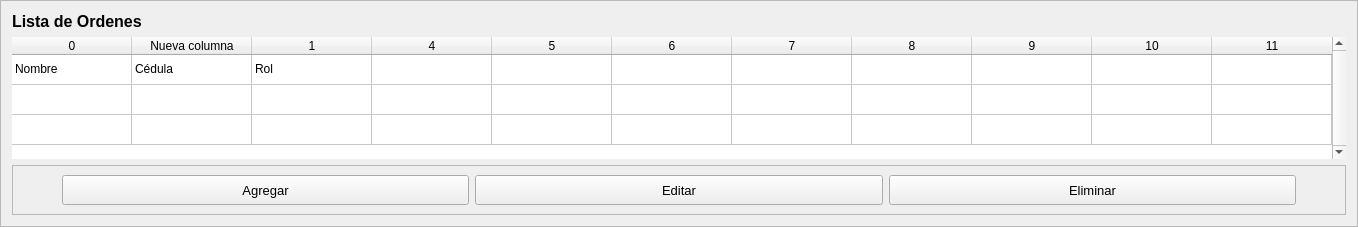
          <widget class="QFrame" name="frame_27">
           <property name="frameShape">
            <enum>QFrame::StyledPanel</enum>
           </property>
           <property name="frameShadow">
            <enum>QFrame::Raised</enum>
           </property>
           <layout class="QVBoxLayout" name="verticalLayout_28">
            <item>
             <widget class="QLabel" name="label_16">
              <property name="font">
               <font>
                <pointsize>10</pointsize>
                <italic>false</italic>
                <bold>false</bold>
               </font>
              </property>
              <property name="text">
               <string>&lt;html&gt;&lt;head/&gt;&lt;body&gt;&lt;p&gt;&lt;span style=&quot; font-size:12pt; font-weight:700;&quot;&gt;Lista de Ordenes&lt;/span&gt;&lt;/p&gt;&lt;/body&gt;&lt;/html&gt;</string>
              </property>
             </widget>
            </item>
            <item>
             <widget class="QTableWidget" name="ordTable">
              <property name="minimumSize">
               <size>
                <width>0</width>
                <height>0</height>
               </size>
              </property>
              <property name="maximumSize">
               <size>
                <width>16777215</width>
                <height>16777215</height>
               </size>
              </property>
              <property name="frameShape">
               <enum>QFrame::NoFrame</enum>
              </property>
              <property name="verticalScrollBarPolicy">
               <enum>Qt::ScrollBarAlwaysOn</enum>
              </property>
              <property name="sizeAdjustPolicy">
               <enum>QAbstractScrollArea::AdjustToContents</enum>
              </property>
              <property name="editTriggers">
               <set>QAbstractItemView::NoEditTriggers</set>
              </property>
              <property name="selectionMode">
               <enum>QAbstractItemView::SingleSelection</enum>
              </property>
              <property name="selectionBehavior">
               <enum>QAbstractItemView::SelectRows</enum>
              </property>
              <property name="showGrid">
               <bool>true</bool>
              </property>
              <property name="gridStyle">
               <enum>Qt::SolidLine</enum>
              </property>
              <property name="sortingEnabled">
               <bool>false</bool>
              </property>
              <property name="rowCount">
               <number>3</number>
              </property>
              <property name="columnCount">
               <number>11</number>
              </property>
              <attribute name="horizontalHeaderVisible">
               <bool>true</bool>
              </attribute>
              <attribute name="horizontalHeaderCascadingSectionResizes">
               <bool>false</bool>
              </attribute>
              <attribute name="horizontalHeaderDefaultSectionSize">
               <number>120</number>
              </attribute>
              <attribute name="horizontalHeaderStretchLastSection">
               <bool>true</bool>
              </attribute>
              <attribute name="verticalHeaderVisible">
               <bool>false</bool>
              </attribute>
              <attribute name="verticalHeaderCascadingSectionResizes">
               <bool>false</bool>
              </attribute>
              <attribute name="verticalHeaderHighlightSections">
               <bool>false</bool>
              </attribute>
              <attribute name="verticalHeaderStretchLastSection">
               <bool>false</bool>
              </attribute>
              <row>
               <property name="text">
                <string>New Row</string>
               </property>
              </row>
              <row>
               <property name="text">
                <string>New Row</string>
               </property>
              </row>
              <row>
               <property name="text">
                <string>New Row</string>
               </property>
              </row>
              <column>
               <property name="text">
                <string>0</string>
               </property>
              </column>
              <column>
               <property name="text">
                <string>Nueva columna</string>
               </property>
              </column>
              <column>
               <property name="text">
                <string>1</string>
               </property>
              </column>
              <column/>
              <column/>
              <column/>
              <column/>
              <column/>
              <column/>
              <column/>
              <column/>
              <item row="0" column="0">
               <property name="text">
                <string>Nombre </string>
               </property>
              </item>
              <item row="0" column="1">
               <property name="text">
                <string>Cédula</string>
               </property>
              </item>
              <item row="0" column="2">
               <property name="text">
                <string>Rol</string>
               </property>
              </item>
             </widget>
            </item>
            <item>
             <widget class="QFrame" name="frame_26">
              <property name="frameShape">
               <enum>QFrame::StyledPanel</enum>
              </property>
              <property name="frameShadow">
               <enum>QFrame::Raised</enum>
              </property>
              <layout class="QHBoxLayout" name="horizontalLayout_14">
               <item>
                <spacer name="horizontalSpacer">
                 <property name="orientation">
                  <enum>Qt::Horizontal</enum>
                 </property>
                 <property name="sizeType">
                  <enum>QSizePolicy::Minimum</enum>
                 </property>
                 <property name="sizeHint" stdset="0">
                  <size>
                   <width>40</width>
                   <height>20</height>
                  </size>
                 </property>
                </spacer>
               </item>
               <item>
                <widget class="QPushButton" name="ordAddButton">
                 <property name="minimumSize">
                  <size>
                   <width>120</width>
                   <height>30</height>
                  </size>
                 </property>
                 <property name="font">
                  <font>
                   <pointsize>10</pointsize>
                   <italic>false</italic>
                   <bold>false</bold>
                  </font>
                 </property>
                 <property name="cursor">
                  <cursorShape>PointingHandCursor</cursorShape>
                 </property>
                 <property name="text">
                  <string>Agregar</string>
                 </property>
                 <property name="icon">
                  <iconset resource="../../../../Documentos/Estudio/Universidad/Semestre 10/Proyecto de Grado/Proyecto Miscelanea/resources.qrc">
                   <normaloff>:/icons/images/icons/cil-check-circle.png</normaloff>:/icons/images/icons/cil-check-circle.png</iconset>
                 </property>
                </widget>
               </item>
               <item>
                <widget class="QPushButton" name="ordEditButton">
                 <property name="sizePolicy">
                  <sizepolicy hsizetype="Minimum" vsizetype="Fixed">
                   <horstretch>0</horstretch>
                   <verstretch>0</verstretch>
                  </sizepolicy>
                 </property>
                 <property name="minimumSize">
                  <size>
                   <width>120</width>
                   <height>30</height>
                  </size>
                 </property>
                 <property name="font">
                  <font>
                   <pointsize>10</pointsize>
                   <italic>false</italic>
                   <bold>false</bold>
                  </font>
                 </property>
                 <property name="cursor">
                  <cursorShape>PointingHandCursor</cursorShape>
                 </property>
                 <property name="text">
                  <string>Editar</string>
                 </property>
                 <property name="icon">
                  <iconset resource="../../../../Documentos/Estudio/Universidad/Semestre 10/Proyecto de Grado/Proyecto Miscelanea/resources.qrc">
                   <normaloff>:/icons/images/icons/cil-pencil.png</normaloff>:/icons/images/icons/cil-pencil.png</iconset>
                 </property>
                </widget>
               </item>
               <item>
                <widget class="QPushButton" name="ordDelButton">
                 <property name="minimumSize">
                  <size>
                   <width>120</width>
                   <height>30</height>
                  </size>
                 </property>
                 <property name="font">
                  <font>
                   <pointsize>10</pointsize>
                   <italic>false</italic>
                   <bold>false</bold>
                  </font>
                 </property>
                 <property name="cursor">
                  <cursorShape>PointingHandCursor</cursorShape>
                 </property>
                 <property name="text">
                  <string>Eliminar</string>
                 </property>
                 <property name="icon">
                  <iconset resource="../../../../Documentos/Estudio/Universidad/Semestre 10/Proyecto de Grado/Proyecto Miscelanea/resources.qrc">
                   <normaloff>:/icons/images/icons/cil-x-circle.png</normaloff>:/icons/images/icons/cil-x-circle.png</iconset>
                 </property>
                </widget>
               </item>
               <item>
                <spacer name="horizontalSpacer_2">
                 <property name="orientation">
                  <enum>Qt::Horizontal</enum>
                 </property>
                 <property name="sizeType">
                  <enum>QSizePolicy::Minimum</enum>
                 </property>
                 <property name="sizeHint" stdset="0">
                  <size>
                   <width>40</width>
                   <height>20</height>
                  </size>
                 </property>
                </spacer>
               </item>
              </layout>
             </widget>
            </item>
           </layout>
          </widget>
